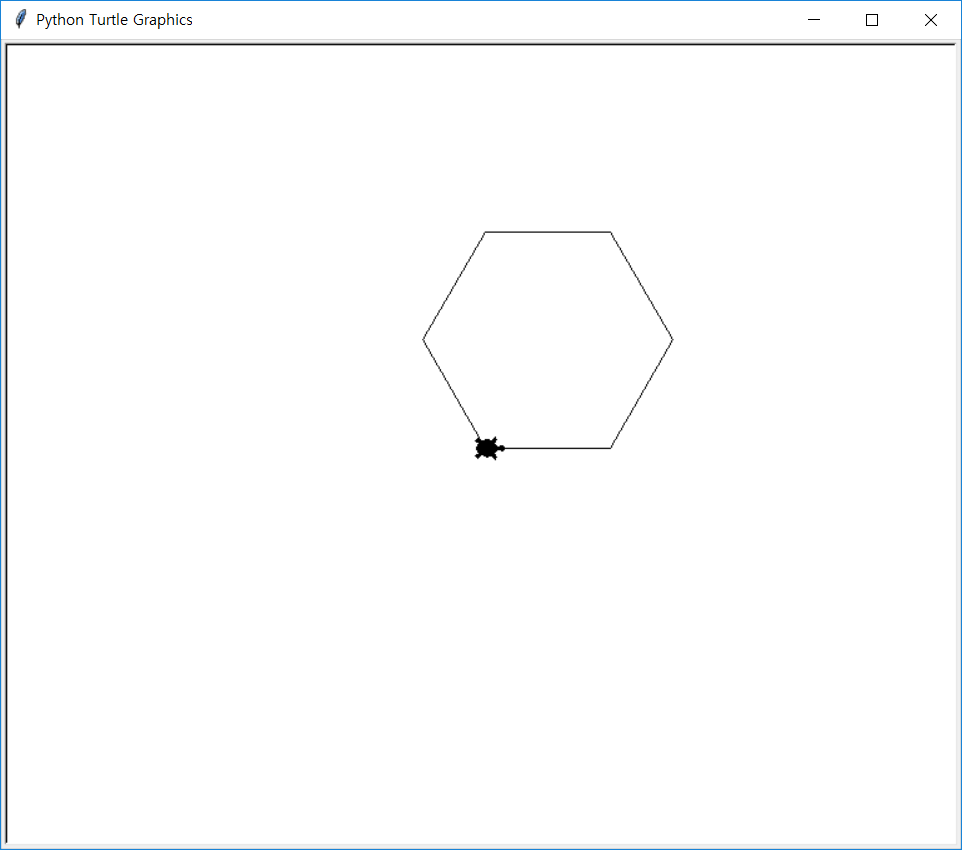

Here is the Python script that generated this plot:
import turtle
t = turtle.Turtle()
t. shape("turtle")

s = turtle.textinput("", "몇각형을 원하시나요?:")
n = int(s)

for i in range(n):
    t.forward(100)
    t.left(360/n)
